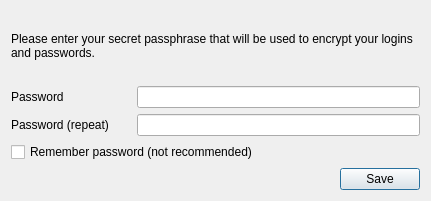
<?xml version="1.0" encoding="UTF-8"?>
<ui version="4.0">
 <class>SecretPassphraseDialog</class>
 <widget class="QDialog" name="SecretPassphraseDialog">
  <property name="geometry">
   <rect>
    <x>0</x>
    <y>0</y>
    <width>431</width>
    <height>201</height>
   </rect>
  </property>
  <property name="windowTitle">
   <string>Dialog</string>
  </property>
  <layout class="QVBoxLayout" name="verticalLayout">
   <item>
    <layout class="QHBoxLayout" name="horizontalLayout">
     <item>
      <widget class="QLabel" name="label">
       <property name="text">
        <string>Please enter your secret passphrase that will be used to encrypt your logins and passwords.</string>
       </property>
       <property name="wordWrap">
        <bool>true</bool>
       </property>
      </widget>
     </item>
    </layout>
   </item>
   <item>
    <layout class="QHBoxLayout" name="horizontalLayout_5">
     <item>
      <widget class="QLabel" name="label_2">
       <property name="minimumSize">
        <size>
         <width>120</width>
         <height>0</height>
        </size>
       </property>
       <property name="text">
        <string>Password</string>
       </property>
      </widget>
     </item>
     <item>
      <widget class="QLineEdit" name="password1Edit">
       <property name="inputMask">
        <string>#</string>
       </property>
      </widget>
     </item>
    </layout>
   </item>
   <item>
    <layout class="QHBoxLayout" name="horizontalLayout_2">
     <item>
      <widget class="QLabel" name="label_3">
       <property name="minimumSize">
        <size>
         <width>120</width>
         <height>0</height>
        </size>
       </property>
       <property name="text">
        <string>Password (repeat)</string>
       </property>
      </widget>
     </item>
     <item>
      <widget class="QLineEdit" name="password2Edit">
       <property name="inputMask">
        <string>#</string>
       </property>
      </widget>
     </item>
    </layout>
   </item>
   <item>
    <layout class="QHBoxLayout" name="horizontalLayout_4">
     <item>
      <widget class="QCheckBox" name="rememberPasswordBox">
       <property name="text">
        <string>Remember password (not recommended)</string>
       </property>
      </widget>
     </item>
    </layout>
   </item>
   <item>
    <layout class="QHBoxLayout" name="horizontalLayout_3">
     <item>
      <spacer name="horizontalSpacer">
       <property name="orientation">
        <enum>Qt::Horizontal</enum>
       </property>
       <property name="sizeHint" stdset="0">
        <size>
         <width>40</width>
         <height>20</height>
        </size>
       </property>
      </spacer>
     </item>
     <item>
      <widget class="QPushButton" name="SaveButton">
       <property name="text">
        <string>Save</string>
       </property>
      </widget>
     </item>
    </layout>
   </item>
  </layout>
 </widget>
 <resources/>
 <connections/>
</ui>
